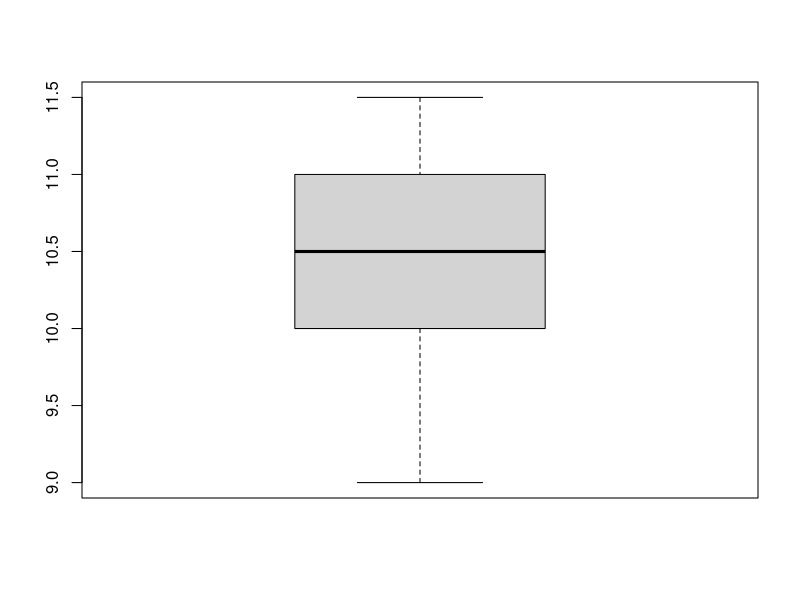

Here is the R script that generated this plot:
beats = c(70, 73, 94, 62, 81)

# Calculate the Sample Mean
n = length(beats)

xbar = sum(beats)/n
xbar

# Calculate the Sample Standard Deviation
s = sqrt( sum( (beats - xbar)^2 ) / (n - 1) )
s

beats - xbar

(beats - xbar)^2

sum( (beats - xbar)^2 )

sum( (beats - xbar)^2 )/(n - 1)

s = sqrt( sum( (beats - xbar)^2 )/ (n-1) )
s

scores = c(33, 42, 49, 49, 53, 55, 55, 61, 63, 67, 68, 68, 69, 69, 72, 73, 74, 78, 80, 83, 88, 88, 88, 90, 92, 94, 94, 94, 94, 96, 100)

# Calculate the Sample Mean
n = length(scores)

xbar = sum(scores)/n
xbar

# Calculate the Sample Standard Deviation
s = sqrt( sum( (scores - xbar)^2 ) / (n - 1) )
s

ages = c(9, 9.5, 9.5, 10, 10, 10, 10, 10.5, 10.5, 10.5, 10.5, 11, 11, 11, 11, 11, 11, 11.5, 11.5, 11.5)

# Calculate the Population Mean
N = length(ages)

mu = sum(ages)/N
mu


# Calculate the Population Standard Deviation
sigma = sqrt( sum( (ages - mu)^2 ) / N)
sigma

boxplot(ages)

#**VID=jP7PPzsJYkg**#
